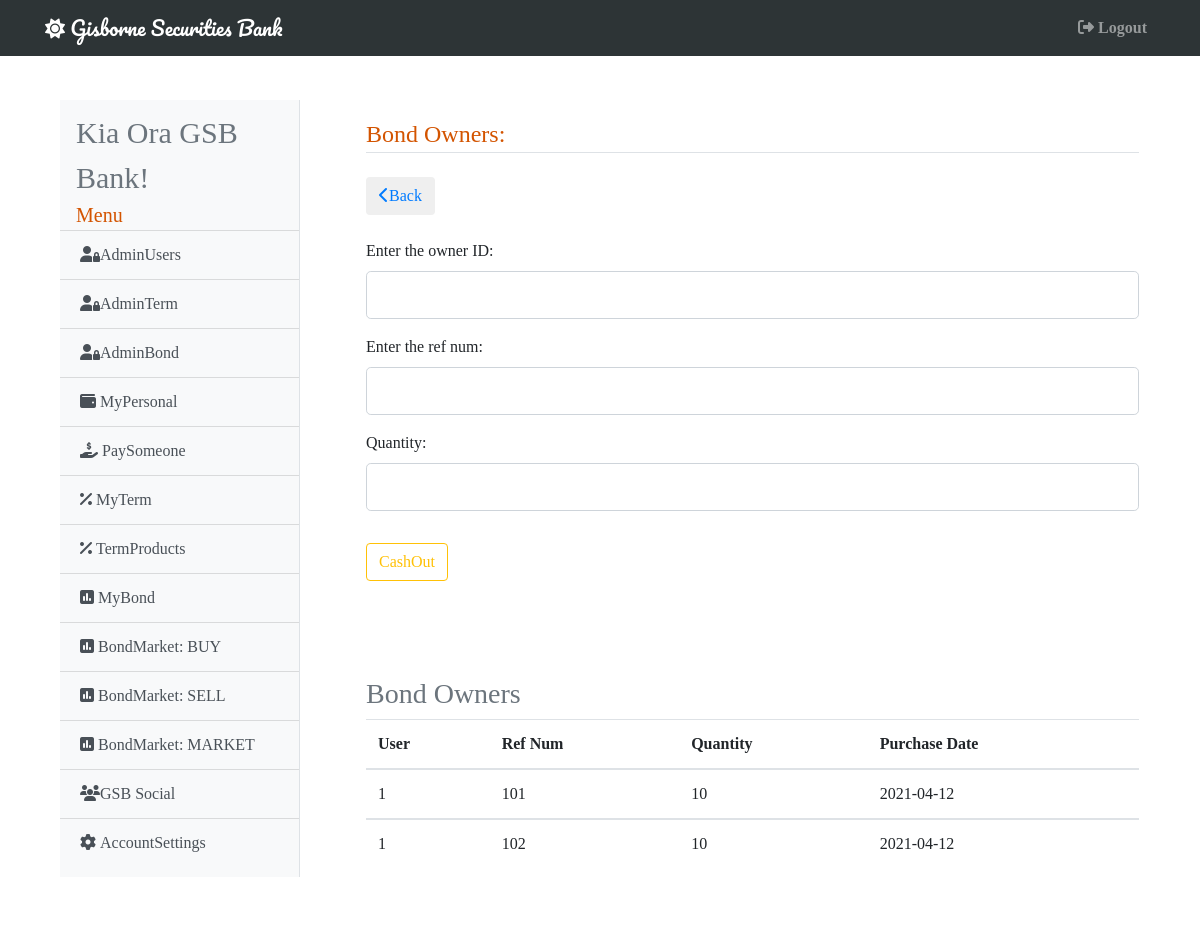
/bondowner (signed in), run on the app's committed database.
### gsb/models.py (models this page shows, shortened)
class User(db.Model, UserMixin):
    id = db.Column(db.Integer, primary_key=True)
    username = db.Column(db.String(20), unique=True, nullable=False)
    email = db.Column(db.String(120), unique=True, nullable=False)
    password = db.Column(db.String(60), nullable=False)
    account = db.Column(db.BigInteger, unique=True, nullable=False)
    cash = db.Column(db.Numeric(20, 2), nullable=False)
    admin =  db.Column(db.Boolean, default=False, nullable=False)
    active =  db.Column(db.Boolean, default=False, nullable=False)
    market =  db.Column(db.Boolean, default=False, nullable=False)
    image = db.Column(db.Integer, default=1, nullable=False)
    inbox = db.Column(db.Integer, default=0, nullable=False)
    term = db.Column(db.Numeric(20, 2), nullable=False)
    bond = db.Column(db.Numeric(20, 2), nullable=False)
    total = db.Column(db.Numeric(20, 2), nullable=False)
    terms = db.relationship('Term', secondary="terms")
    bonds = db.relationship('Bond', secondary="bonds")
    buys = db.relationship('Bond', secondary="buys")
    sells = db.relationship('Bond', secondary="sells")
    receives = db.relationship('Receives', lazy='dynamic', backref='receiver')
    sends = db.relationship('Sends', lazy='dynamic', backref='sender')
    posts = db.relationship('Statuses', lazy='dynamic', backref='poster')
    messages = db.relationship('Messages', lazy='dynamic', backref='messager')

class Bonds(db.Model):
    __tablename__ = 'bonds'
    __table_args__ = {'extend_existing': True}
    user_id = db.Column(db.Integer, db.ForeignKey('user.id'), primary_key=True)
    bond_id = db.Column(db.Integer, db.ForeignKey('bond.id'), primary_key=True)
    quantity = db.Column(db.Integer, nullable=False)
    timestamp = db.Column(db.DateTime, nullable=False,
        default=datetime.now())
    owner = db.relationship("User", backref="bond_owner")
    bond = db.relationship("Bond", backref="bond")

### gsb/admin/routes.py (the view, shortened to what this page needs)
@admin.route('/bondowner', methods=['GET', 'POST'])
def bond_owner():
    if current_user.admin != True:
        abort(403)
    form = CashOut()
    owners = Bonds.query.order_by(Bonds.user_id).all()
    return render_template('admin/bondowner.html', title='BondOwners', owners=owners, form=form)

### gsb/admin/forms.py
class CashOut(FlaskForm):
    user = IntegerField('Enter the owner ID:', validators=[DataRequired()])
    ref_num = IntegerField('Enter the ref num:', validators=[DataRequired()])
    quantity = IntegerField('Quantity:', validators=[DataRequired()])
    submit = SubmitField('CashOut')

### gsb/models.py (called while the page is built)
@login_manager.user_loader
def load_user(user_id):
    return User.query.get(int(user_id))

### gsb/templates/admin/bondowner.html (shortened to what this page needs)
{% extends 'base.html' %}
{% block content %}
  <div class="card-body shadow-lg p-3 mb-5 bg-white rounded">
      <form method="POST" action="">
          <fieldset class="form-group">
              <legend class="border-bottom mb-4" style="color: #d35400;">Bond Owners:</legend>
              <button class="btn mb-4">
                <a href="{{ url_for('admin.admin_bond') }}"><i class="fas fa-chevron-left"></i>Back</a>
              </button>
              <div class="form-group">
                  {{ form.user.label(class="form-control-label") }}
                  {% if form.user.errors %}
                      {{ form.user(class="form-control form-control-lg is-invalid")}}
                      <div class="invalid-feedback">
                          {% for error in form.user.errors %}
                              <span>{{ error }}</span>
                          {% endfor %}
                      </div>
                  {% else %}
                      {{ form.user(class="form-control form-control-lg") }}
                  {% endif %}
              </div>
              <div class="form-group">
                  {{ form.ref_num.label(class="form-control-label") }}
                  {% if form.ref_num.errors %}
                      {{ form.ref_num(class="form-control form-control-lg is-invalid")}}
                      <div class="invalid-feedback">
                          {% for error in form.ref_num.errors %}
                              <span>{{ error }}</span>
                          {% endfor %}
                      </div>
                  {% else %}
                      {{ form.ref_num(class="form-control form-control-lg") }}
                  {% endif %}
              </div>
              <div class="form-group">
                  {{ form.quantity.label(class="form-control-label") }}
                  {% if form.quantity.errors %}
                      {{ form.quantity(class="form-control form-control-lg is-invalid")}}
                      <div class="invalid-feedback">
                          {% for error in form.quantity.errors %}
                              <span>{{ error }}</span>
                          {% endfor %}
                      </div>
                  {% else %}
                      {{ form.quantity(class="form-control form-control-lg") }}
                  {% endif %}
              </div>
          </fieldset>
          <div class="form-group">
              {{ form.submit(class="btn btn-outline-warning") }}
          </div>
      </form>
  </div>
  <div class="card-body shadow-lg p-3 mb-5 bg-white rounded">
    <h3 class="text-muted">Bond Owners</h3>
      <table class="table">
        <thead>
          <tr>
            <th scope="col">User</th>
            <th scope="col">Ref Num</th>
            <th scope="col">Quantity</th>
            <th scope="col">Purchase Date</th>
          </tr>
        {% for owner in owners %}
        </thead>
        <tbody>
          <tr>
            <td scope="row">{{ owner.user_id }}</td>
            <td>{{ owner.bond_id+100 }}</td>
            <td>{{ owner.quantity }}</td>
            <td>{{ owner.timestamp.strftime('%Y-%m-%d') }}</td>
          </tr>
        {% endfor %}
        </tbody>
      </table>
    </div>
{% endblock %}

### gsb/templates/base.html (shortened to what this page needs)
<!DOCTYPE html>
<html>
<head>
    <link rel="stylesheet" href="https://maxcdn.bootstrapcdn.com/bootstrap/4.0.0/css/bootstrap.min.css">
</head>
{% if current_user.image == 1 %}
  <body style="background-image: url('https://upload.wikimedia.org/wikipedia/commons/4/4f/Gisborne_NZ_Sunrise_Waikanae_Beach.jpg');
              background-size: cover; font-family: 'Noto+Serif+SC', 'sans-serif';">
{% elif current_user.image == 2 %}
  <body style="background-image: url('https://upload.wikimedia.org/wikipedia/commons/f/fc/Gladstone_Road_in_Gisborne_02.jpg');
              background-size: cover; font-family: 'Noto+Serif+SC', 'sans-serif';">
{% elif current_user.image == 3 %}
  <body style="background-image: url('https://upload.wikimedia.org/wikipedia/commons/c/cb/Railway_Bridge_over_Turanganui_River%2C_Gisborne.jpg');
              background-size: cover; font-family: 'Noto+Serif+SC', 'sans-serif';">
{% endif %}
  <header class="site-header">
    {% if current_user.admin == True %}
      <nav class="navbar navbar-expand-md navbar-dark bg-steel fixed-top" style="max-width: vw100; background-color: #2d3436;">
    {% else %}
      <nav class="navbar navbar-expand-md navbar-dark bg-steel fixed-top" style="max-width: vw100; background-color: #d35400;">
    {% endif %}
      <div class="container">
        <a class="navbar-brand" style="font-family: 'Pacifico', 'sans-serif';" href="/"><i class="fas fa-sun"></i> Gisborne Securities Bank</a>
          <div class="navbar-nav">
            <a class="nav-item nav-link" href="{{ url_for('main.logout') }}"><b><i class="fas fa-sign-out-alt mr-1"></i>Logout</b></a>
          </div>
        </div>
    </nav>
  </header>
    <main role="main" class="container">
      <div class="row">
        <div class="col-md-3" style="padding-top: 100px; padding-left: 30px; padding-bottom: 30px;">
          <div class="bg-light border-right" id="sidebar-wrapper" style="padding-block: 10px;">
            <div class="sidebar-heading ml-3 text-muted" style="font-size: 30px;">Kia Ora {{ current_user.username }}!</div>
            <div class="sidebar-heading ml-3" style="font-size: 20px; color: #d35400;">Menu</div>
            <div class="list-group list-group-flush">
            {% if current_user.admin == True %}
              <a href="{{ url_for('admin.admin_users') }}" class="list-group-item list-group-item-action bg-light"><i class="fas fa-user-lock"></i>AdminUsers</a>
              <a href="{{ url_for('admin.admin_term') }}" class="list-group-item list-group-item-action bg-light"><i class="fas fa-user-lock"></i>AdminTerm</a>
              <a href="{{ url_for('admin.admin_bond') }}" class="list-group-item list-group-item-action bg-light"><i class="fas fa-user-lock"></i>AdminBond</a>
            {% endif %}
              <a href="{{ url_for('main.my_personal') }}" class="list-group-item list-group-item-action bg-light"><i class="fas fa-wallet mr-1"></i>MyPersonal</a>
              <a href="{{ url_for('main.pay_someone') }}" class="list-group-item list-group-item-action bg-light"><i class="fas fa-hand-holding-usd mr-1"></i>PaySomeone</a>
              <a href="{{ url_for('term.my_term')}}" class="list-group-item list-group-item-action bg-light"><i class="fas fa-percent mr-1"></i>MyTerm</a>
              <a href="{{ url_for('term.term_products') }}" class="list-group-item list-group-item-action bg-light"><i class="fas fa-percent mr-1"></i>TermProducts</a>
              <a href="{{ url_for('bond.my_bond') }}" class="list-group-item list-group-item-action bg-light"><i class="fas fa-poll mr-1"></i>MyBond</a>
              <a href="{{ url_for('bond.buy_bond') }}" class="list-group-item list-group-item-action bg-light"><i class="fas fa-poll mr-1"></i>BondMarket: BUY</a>
              <a href="{{ url_for('bond.sell_bond') }}" class="list-group-item list-group-item-action bg-light"><i class="fas fa-poll mr-1"></i>BondMarket: SELL</a>
              <a href="{{ url_for('bond.bond_market') }}" class="list-group-item list-group-item-action bg-light"><i class="fas fa-poll mr-1"></i>BondMarket: MARKET</a>
              <a href="{{ url_for('main.gsb_social')}}" class="list-group-item list-group-item-action bg-light"><i class="fas fa-users"></i>GSB Social</a>
              <a href="{{ url_for('main.account_settings') }}" class="list-group-item list-group-item-action bg-light"><i class="fas fa-cog mr-1"></i>AccountSettings</a>
            </div>
          </div>
        </div>
        <div class="col-md-9" style="padding-top: 100px; padding-left: 35px;">
          {% block content %}{% endblock %}
        </div>
        </div>
    </main>
</body>
</html>

### data on the page
User: username "GSB Bank"
Bonds: user_id "1", owner.bond_id+100 "101", quantity "10", timestamp "2021-04-12"
Bonds: user_id "1", owner.bond_id+100 "102", quantity "10", timestamp "2021-04-12"
